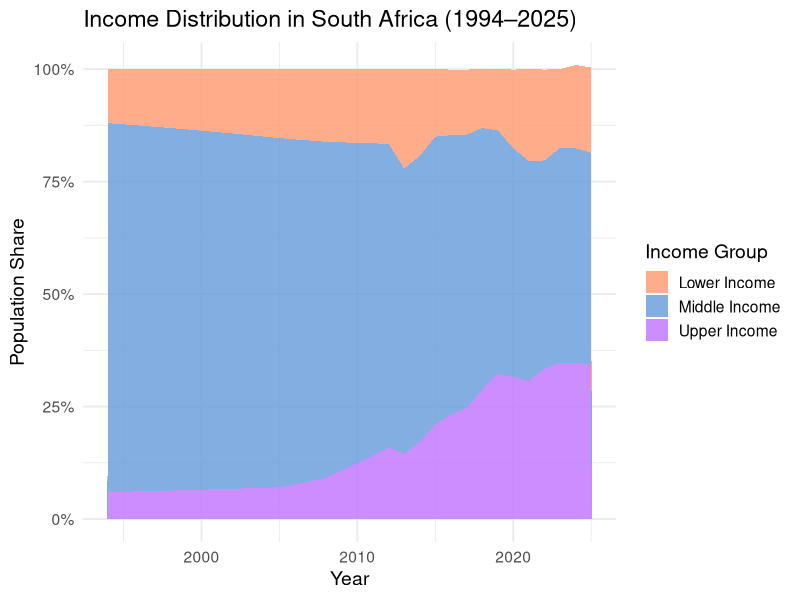
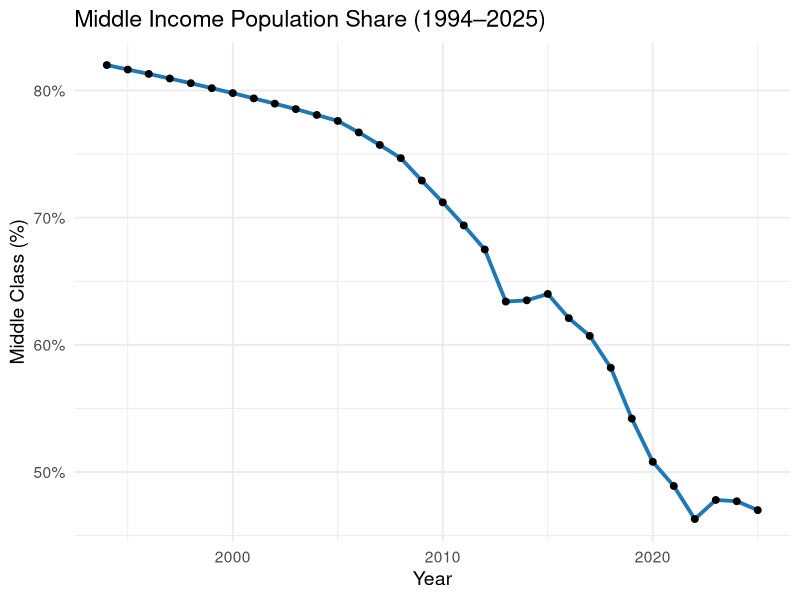
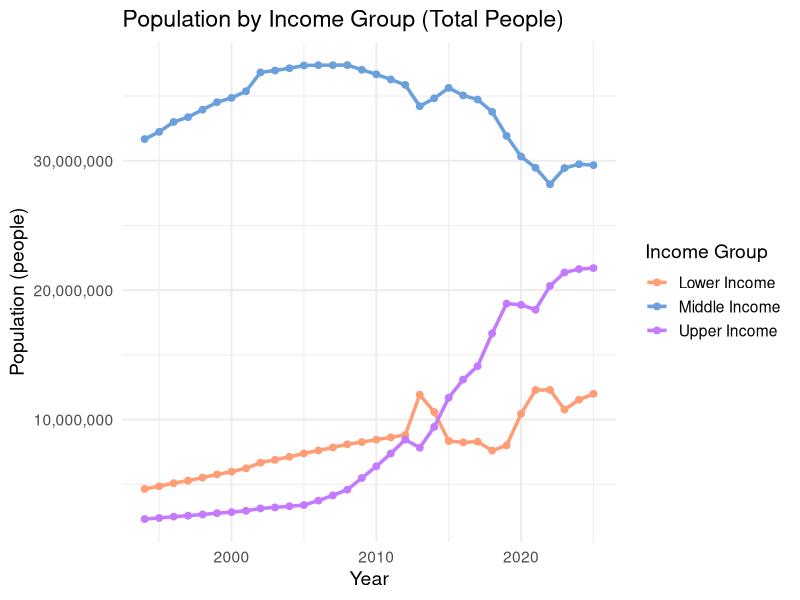
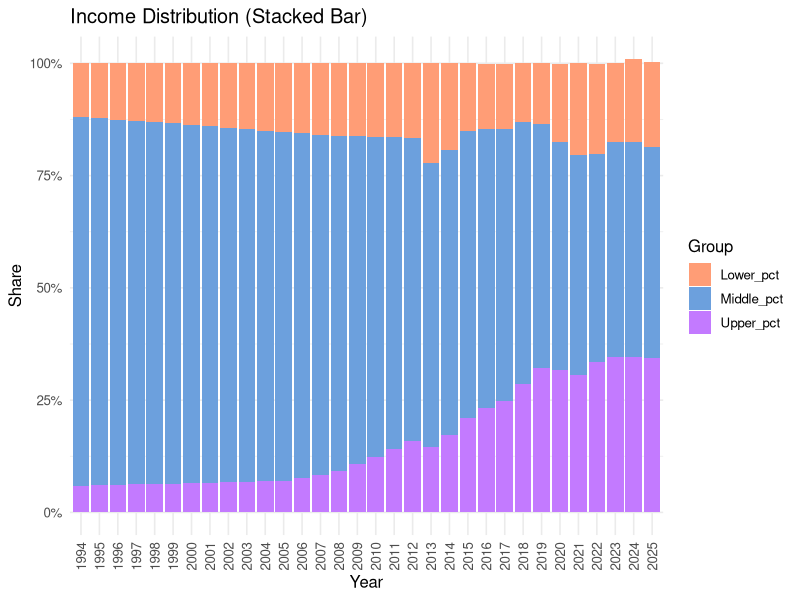
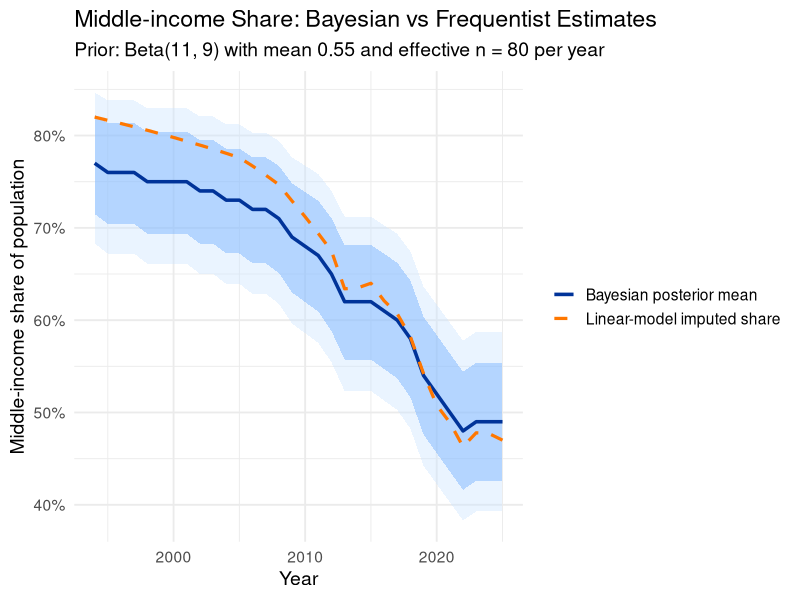

Source code (R) for these figures, in order:
############################################################
## 0. Libraries
############################################################

library(readxl)
library(dplyr)
library(tidyr)
library(writexl)
library(ggplot2)
library(scales)
library(knitr)

############################################################
## 1. Read & rename the Excel data
############################################################

df <- read_excel("Bayes Project Data.xlsx", sheet = 1)

# Give clear column names (15 columns total)
names(df) <- c(
  "Year", "Employed", "Unemployed", "UnempRate", "Population",
  "RealGDPGrowth",
  "Tax_R0_70001", "Tax_70k_350k", "Tax_350k_500k", "Tax_500k_plus",
  "Extra_col",      # column 11 we don't really use
  "Pop_R0_70001", "Pop_70k_350k", "Pop_350k_500k", "Pop_500k_plus"
)

############################################################
## 2. Basic cleaning: make sure numeric columns are numeric
############################################################

percent_cols <- c(
  "Tax_R0_70001", "Tax_70k_350k", "Tax_350k_500k", "Tax_500k_plus",
  "Pop_R0_70001", "Pop_70k_350k", "Pop_350k_500k", "Pop_500k_plus"
)

df <- df %>%
  mutate(
    across(
      c(Employed, Unemployed, UnempRate, Population, RealGDPGrowth,
        all_of(percent_cols)),
      as.numeric
    )
  )

# If the percent columns are stored as whole percents (e.g. 63.5, not 0.635),
# uncomment the next block once. If they are already proportions, leave this off.
# df <- df %>%
#   mutate(
#     across(all_of(percent_cols), ~ .x / 100)
#   )

############################################################
## 3. Impute missing Pop% by bracket using Tax% and Year
############################################################

pop_share_cols <- c("Pop_R0_70001", "Pop_70k_350k", "Pop_350k_500k", "Pop_500k_plus")

# Years with observed population shares (2013–2025)
known   <- df %>% filter(!is.na(Pop_R0_70001))
# Years with missing population shares (1994–2012)
missing <- df %>% filter(is.na(Pop_R0_70001))

nrow(known)   # should be 13
nrow(missing) # should be 19

## 3a. Fit models: Pop% = f(Year, TaxPaid%) for each bracket

tax_cols <- c("Tax_R0_70001", "Tax_70k_350k", "Tax_350k_500k", "Tax_500k_plus")
names(tax_cols) <- pop_share_cols  # map Pop% col -> Tax% col

models <- lapply(pop_share_cols, function(pop_col) {
  tax_col <- tax_cols[[pop_col]]
  form <- as.formula(paste(pop_col, "~ Year +", tax_col))
  lm(form, data = known)
})
names(models) <- pop_share_cols

# Optional: look at one model
# summary(models$Pop_70k_350k)

## 3b. Predict Pop% for missing years, enforce floors & renormalize

# Small "floor" to avoid exact 0 for any bracket
min_obs <- known %>%
  summarise(across(all_of(pop_share_cols), \(x) min(x, na.rm = TRUE)))

pred_missing <- missing

for (pop_col in pop_share_cols) {
  tax_col <- tax_cols[[pop_col]]
  
  # Linear prediction
  pred <- predict(models[[pop_col]], newdata = missing)
  
  # Floor based on smallest observed value
  floor_val <- as.numeric(min_obs[[pop_col]]) * 0.5  # half of min observed
  floor_val <- max(floor_val, 0.0005)               # at least 0.05%
  
  pred <- pmax(pred, floor_val)
  pred <- pmin(pred, 1)  # cap at 100% (as proportion)
  
  pred_missing[[pop_col]] <- pred
}

# Renormalize so Pop% across 4 brackets sums to 1 for each year
pred_missing <- pred_missing %>%
  rowwise() %>%
  mutate(
    total_pop_share = sum(c_across(all_of(pop_share_cols))),
    across(all_of(pop_share_cols), ~ .x / total_pop_share)
  ) %>%
  ungroup()

############################################################
## 4. Combine known + imputed and save if you want
############################################################

df_filled <- known %>%
  bind_rows(pred_missing) %>%
  arrange(Year)

############################################################
## 5. Define income groups: Lower / Middle / Upper
############################################################

df_filled <- df_filled %>%
  mutate(
    Lower_pct  = Pop_R0_70001,
    Middle_pct = Pop_70k_350k,
    Upper_pct  = Pop_350k_500k + Pop_500k_plus
  )

# Convert to counts (people in each group)
df_filled <- df_filled %>%
  mutate(
    Lower_total  = Population * Lower_pct,
    Middle_total = Population * Middle_pct,
    Upper_total  = Population * Upper_pct
  )

############################################################
## 6. Frequentist-style visualizations (shares & totals)
############################################################

# Area plot of shares over time
df_plot <- df_filled %>%
  select(Year, Lower_pct, Middle_pct, Upper_pct) %>%
  pivot_longer(cols = -Year, names_to = "Group", values_to = "Share")

ggplot(df_plot, aes(x = Year, y = Share, fill = Group)) +
  geom_area(alpha = 0.85) +
  scale_fill_manual(
    values = c(
      Lower_pct  = "#ff9d76",
      Middle_pct = "#6ca0dd",
      Upper_pct  = "#c37aff"
    ),
    labels = c("Lower Income", "Middle Income", "Upper Income")
  ) +
  scale_y_continuous(labels = scales::percent_format()) +
  labs(
    title = "Income Distribution in South Africa (1994–2025)",
    y = "Population Share",
    x = "Year",
    fill = "Income Group"
  ) +
  theme_minimal(base_size = 14)

# Line plot: middle-class share over time
ggplot(df_filled, aes(x = Year, y = Middle_pct)) +
  geom_line(linewidth = 1.3, color = "#1f78b4") +
  geom_point(size = 2) +
  scale_y_continuous(labels = scales::percent_format()) +
  labs(
    title = "Middle Income Population Share (1994–2025)",
    y = "Middle Class (%)",
    x = "Year"
  ) +
  theme_minimal(base_size = 14)

# Line plot: number of people in each group
df_totals <- df_filled %>%
  select(Year, Lower_total, Middle_total, Upper_total) %>%
  pivot_longer(cols = -Year, names_to = "Group", values_to = "Total")

ggplot(df_totals, aes(x = Year, y = Total, color = Group)) +
  geom_line(linewidth = 1.2) +
  geom_point(size = 2) +
  scale_y_continuous(labels = scales::comma) +
  scale_color_manual(
    values = c(
      Lower_total  = "#ff9d76",
      Middle_total = "#6ca0dd",
      Upper_total  = "#c37aff"
    ),
    labels = c("Lower Income", "Middle Income", "Upper Income")
  ) +
  labs(
    title = "Population by Income Group (Total People)",
    y = "Population (people)",
    x = "Year",
    color = "Income Group"
  ) +
  theme_minimal(base_size = 14)

# Stacked bar chart of shares
ggplot(df_plot, aes(x = factor(Year), y = Share, fill = Group)) +
  geom_bar(stat = "identity") +
  scale_y_continuous(labels = scales::percent) +
  scale_fill_manual(
    values = c(
      Lower_pct  = "#ff9d76",
      Middle_pct = "#6ca0dd",
      Upper_pct  = "#c37aff"
    )
  ) +
  labs(
    title = "Income Distribution (Stacked Bar)",
    x = "Year",
    y = "Share"
  ) +
  theme_minimal(base_size = 12) +
  theme(axis.text.x = element_text(angle = 90, vjust = 0.5))

############################################################
# 7. Bayesian model for the middle-income share
# BAYESIAN MIDDLE-INCOME SHARE: Beta(11, 9) PRIOR
# Uses an effective sample size so the prior has weight
# df_filled is assumed to already exist from our pipeline
# and to contain Middle_pct as a proportion (0–1).
############################################################
# --- 1. Set prior and effective sample size ----

prior_alpha <- 11   # Beta(11, 9)
prior_beta  <- 9
prior_n     <- prior_alpha + prior_beta   # = 20 pseudo-observations

n_eff <- 80  # effective sample size per year
#   Prior weight  = prior_n / (prior_n + n_eff)
#   Data weight   = n_eff   / (prior_n + n_eff)
#   With n_eff = 80, prior weight = 20%, data = 80%.

# --- 2. Build posterior for each year ----

middle_bayes <- df_filled %>%
  transmute(
    Year,
    mid_share = Middle_pct   # already in [0, 1]
  ) %>%
  mutate(
    # effective binomial "data"
    k       = round(mid_share * n_eff),    # middle-income "successes"
    n       = n_eff,                       # effective sample size
    
    # posterior parameters
    post_alpha = prior_alpha + k,
    post_beta  = prior_beta  + (n - k),
    
    # posterior summaries
    mean = post_alpha / (post_alpha + post_beta),
    l80  = qbeta(0.10, post_alpha, post_beta),
    u80  = qbeta(0.90, post_alpha, post_beta),
    l95  = qbeta(0.025, post_alpha, post_beta),
    u95  = qbeta(0.975, post_alpha, post_beta)
  )

# --- 3. Build comparison data (Bayes vs frequentist imputed line) ----
# frequentist line = the Middle_pct series we already have in df_filled

compare_mid <- df_filled %>%
  select(Year, freq_imputed = Middle_pct) %>%
  left_join(
    middle_bayes %>%
      select(Year, mean, l80, u80, l95, u95),
    by = "Year"
  )

# --- 4. Plot: Posterior mean & credible intervals vs frequentist series ----

ggplot(compare_mid, aes(x = Year)) +
  # 95% credible interval
  geom_ribbon(aes(ymin = l95, ymax = u95),
              fill = "#cce5ff", alpha = 0.4) +
  # 80% credible interval
  geom_ribbon(aes(ymin = l80, ymax = u80),
              fill = "#66a9ff", alpha = 0.4) +
  # Posterior mean
  geom_line(aes(y = mean, color = "Bayesian posterior mean"),
            linewidth = 1.2) +
  # Frequentist imputed middle share
  geom_line(aes(y = freq_imputed,
                color = "Linear-model imputed share"),
            linewidth = 1.1, linetype = "dashed") +
  scale_y_continuous(labels = scales::percent_format()) +
  scale_colour_manual(
    name   = NULL,
    values = c(
      "Bayesian posterior mean"     = "#003399",
      "Linear-model imputed share"  = "#ff7700"
    )
  ) +
  labs(
    title    = "Middle-income Share: Bayesian vs Frequentist Estimates",
    subtitle = paste0(
      "Prior: Beta(11, 9) with mean 0.55 and effective n = ",
      n_eff, " per year"
    ),
    x = "Year",
    y = "Middle-income share of population"
  ) +
  theme_minimal(base_size = 14)

# Combine Bayesian and frequentist results into one table
results <- compare_mid %>%
  select(Year, mean, l80, u80, l95, u95, freq_imputed)

# Compute differences
results <- results %>%
  mutate(
    diff = mean - freq_imputed,             # Bayesian - Frequentist
    abs_diff = abs(mean - freq_imputed)     # absolute difference
  )

# View results
print(results, n = 32)

# Step 2a: overall agreement between Bayesian and frequentist series
summary_diffs <- results %>%
  summarise(
    avg_abs_diff   = mean(abs_diff),
    max_abs_diff   = max(abs_diff),
    year_max_diff  = Year[which.max(abs_diff)],
    min_abs_diff   = min(abs_diff),
    year_min_diff  = Year[which.min(abs_diff)]
  )

print(summary_diffs)

summary_periods <- results %>%
  mutate(period = ifelse(Year <= 2012, "1994–2012 (imputed years)",
                         "2013–2025 (observed years)")) %>%
  group_by(period) %>%
  summarise(
    mean_middle_share = mean(mean),
    avg_abs_diff      = mean(abs_diff)
  )

print(summary_periods)

key_years <- results %>%
  filter(Year %in% c(1994, 2000, 2010, 2020, 2025)) %>%
  select(Year, mean, l95, u95, freq_imputed, diff)

print(key_years)

kable(
  results %>% 
    select(Year, 
           Bayesian_Mean = mean,
           CI95_Lower = l95,
           CI95_Upper = u95,
           Frequentist = freq_imputed,
           Difference = diff),
  digits = 3,
  caption = "Bayesian vs Frequentist Estimates of Middle-Income Share (1994–2025)"
)
